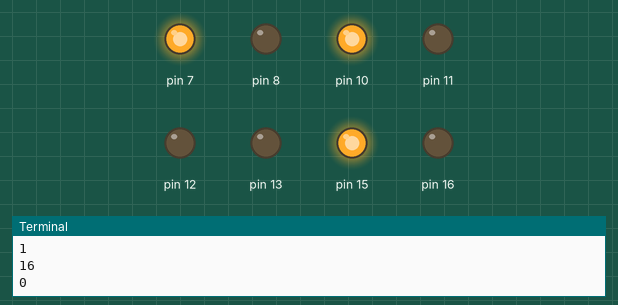
Recording of a program running on a simulated Raspberry Pi (header pin numbers). On the bench: output pins drawn as LEDs (lit = HIGH), the last lines printed to the terminal.

Above: at 0.1 s.
At 1.6 s:
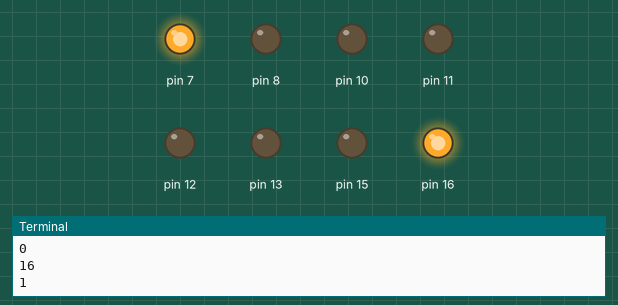
At 3.1 s:
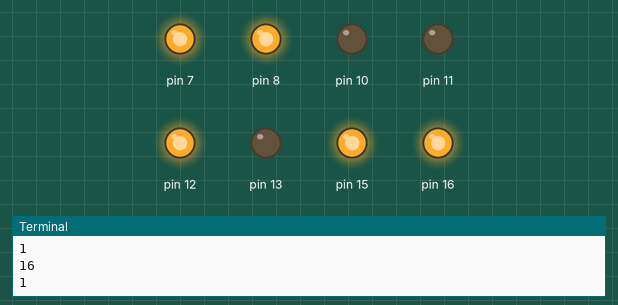
At 4.6 s:
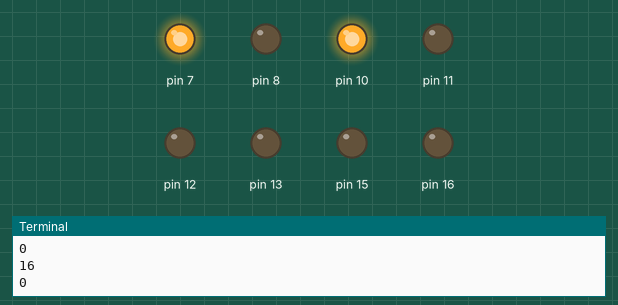
Timing chart, 0 to 6.1 s (numbered marks = the images above):
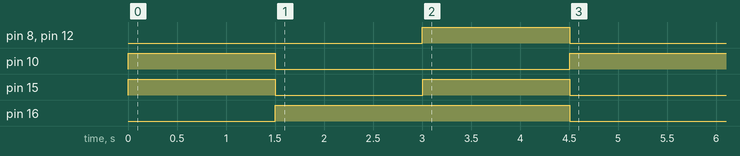

The program:

display.py
```python
#!/usr/bin/python
import RPi.GPIO as GPIO
import time

led1 = 21
led2 = 18
# ------------------7  8 10 11 12 13 15 16
codeNumber = {' ': (1, 1, 1, 1, 1, 1, 1, 0),
              '0': (1, 0, 0, 0, 0, 0, 0, 1),
              '1': (1, 0, 1, 1, 0, 1, 1, 1),
              '2': (1, 1, 0, 0, 0, 1, 0, 0),
              '3': (1, 0, 0, 1, 0, 1, 0, 0),
              '4': (1, 0, 1, 1, 0, 0, 1, 0),
              '5': (1, 0, 0, 1, 1, 0, 0, 0),
              '6': (1, 0, 0, 0, 1, 0, 0, 0),
              '7': (1, 0, 1, 1, 0, 1, 0, 1),
              '8': (1, 0, 0, 0, 0, 0, 0, 0),
              '9': (1, 0, 0, 1, 0, 0, 0, 0),
              'A': (1, 0, 1, 0, 0, 0, 0, 0),
              'H': (1, 0, 1, 0, 0, 0, 1, 0),
              'O': (1, 0, 0, 0, 0, 0, 0, 1),
              'L': (1, 1, 0, 0, 1, 0, 1, 1)}


pines = {7, 8, 10, 11, 12, 13, 15, 16}

caracteres = {'0','1','2','3','4','5',
              '6','7','8','9','A'}
##hola = {'H','O','L','A'}
hola = 'HOLA'

GPIO.setmode(GPIO.BOARD)

for pin in pines:
    GPIO.setup(pin,GPIO.OUT)
    GPIO.output(pin,GPIO.HIGH)

for caracter in hola:

    pinValues = codeNumber[caracter]
    pos = 0
    for pin in pines:
        print(pin)
        pinValue = pinValues[pos]
        print(pinValue)
        GPIO.output(pin, pinValue)
        pos = pos+1
    time.sleep(1.5)


##for pin in pines:
##    GPIO.output(pin,GPIO.LOW)


try:
    while True:
        pass
except KeyboardInterrupt:
    GPIO.cleanup()
```
